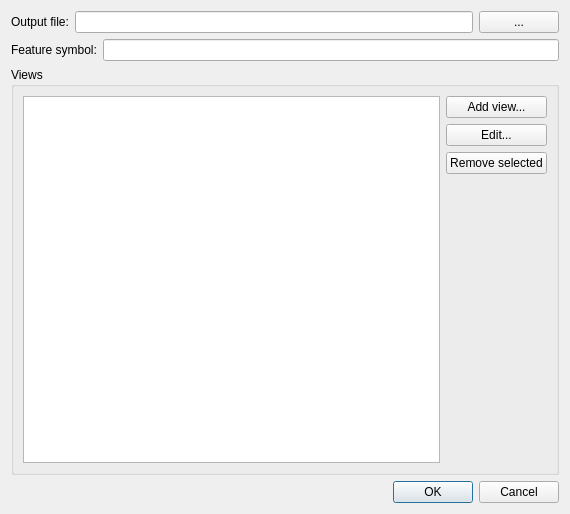
<?xml version="1.0" encoding="UTF-8"?>
<ui version="4.0">
 <class>InsertDrawingDialog</class>
 <widget class="QDialog" name="InsertDrawingDialog">
  <property name="geometry">
   <rect>
    <x>0</x>
    <y>0</y>
    <width>570</width>
    <height>514</height>
   </rect>
  </property>
  <property name="windowTitle">
   <string>Dialog</string>
  </property>
  <layout class="QVBoxLayout" name="verticalLayout_3">
   <item>
    <layout class="QHBoxLayout" name="horizontalLayout_3">
     <item>
      <widget class="QLabel" name="label_2">
       <property name="text">
        <string>Output file:</string>
       </property>
      </widget>
     </item>
     <item>
      <widget class="QLineEdit" name="outFileName"/>
     </item>
     <item>
      <widget class="QPushButton" name="selectFileBtn">
       <property name="text">
        <string>...</string>
       </property>
      </widget>
     </item>
    </layout>
   </item>
   <item>
    <layout class="QHBoxLayout" name="horizontalLayout">
     <item>
      <widget class="QLabel" name="label">
       <property name="text">
        <string>Feature symbol:</string>
       </property>
      </widget>
     </item>
     <item>
      <widget class="QLineEdit" name="featSymbol"/>
     </item>
    </layout>
   </item>
   <item>
    <widget class="QGroupBox" name="groupBox">
     <property name="title">
      <string>Views</string>
     </property>
     <layout class="QVBoxLayout" name="verticalLayout_2">
      <item>
       <layout class="QHBoxLayout" name="horizontalLayout_2">
        <item>
         <widget class="QTableView" name="viewsList"/>
        </item>
        <item>
         <layout class="QVBoxLayout" name="verticalLayout">
          <item>
           <widget class="QPushButton" name="addViewBtn">
            <property name="text">
             <string>Add view...</string>
            </property>
           </widget>
          </item>
          <item>
           <widget class="QPushButton" name="editViewBtn">
            <property name="text">
             <string>Edit...</string>
            </property>
           </widget>
          </item>
          <item>
           <widget class="QPushButton" name="delViewBtn">
            <property name="text">
             <string>Remove selected</string>
            </property>
           </widget>
          </item>
          <item>
           <spacer name="verticalSpacer">
            <property name="orientation">
             <enum>Qt::Vertical</enum>
            </property>
            <property name="sizeHint" stdset="0">
             <size>
              <width>20</width>
              <height>40</height>
             </size>
            </property>
           </spacer>
          </item>
         </layout>
        </item>
       </layout>
      </item>
     </layout>
    </widget>
   </item>
   <item>
    <widget class="QDialogButtonBox" name="buttonBox">
     <property name="orientation">
      <enum>Qt::Horizontal</enum>
     </property>
     <property name="standardButtons">
      <set>QDialogButtonBox::Cancel|QDialogButtonBox::Ok</set>
     </property>
    </widget>
   </item>
  </layout>
 </widget>
 <resources/>
 <connections>
  <connection>
   <sender>buttonBox</sender>
   <signal>accepted()</signal>
   <receiver>InsertDrawingDialog</receiver>
   <slot>accept()</slot>
   <hints>
    <hint type="sourcelabel">
     <x>248</x>
     <y>254</y>
    </hint>
    <hint type="destinationlabel">
     <x>157</x>
     <y>274</y>
    </hint>
   </hints>
  </connection>
  <connection>
   <sender>buttonBox</sender>
   <signal>rejected()</signal>
   <receiver>InsertDrawingDialog</receiver>
   <slot>reject()</slot>
   <hints>
    <hint type="sourcelabel">
     <x>316</x>
     <y>260</y>
    </hint>
    <hint type="destinationlabel">
     <x>286</x>
     <y>274</y>
    </hint>
   </hints>
  </connection>
 </connections>
</ui>
